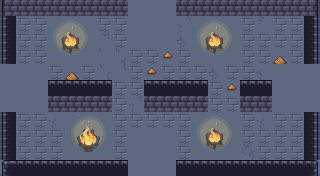

A level layout from a 2D game, rendered from its tile map. Below: a short description, then the map file with its tile-grid data intact:
An orthogonal 20x11 tile map with 16x16 px tiles, 6 tile layers (ground, dressing, decor, walls, ...), 5 tilesets and 12 objects (5x ENTRY, 5x ENEMY, 2x PROP).

<map version="1.10" tiledversion="1.10.2" orientation="orthogonal" renderorder="right-down" width="20" height="11" tilewidth="16" tileheight="16" infinite="0" nextlayerid="8" nextobjectid="13">
 <tileset firstgid="1" name="wall" tilewidth="16" tileheight="16" tilecount="493" columns="17">
  <image source="../../../gfx/tiles/cove/walls_floor.png" width="272" height="464" />
 </tileset>
 <tileset firstgid="494" name="cracks" tilewidth="16" tileheight="16" tilecount="120" columns="8">
  <image source="../../../gfx/tiles/cove/cracks_floor.png" width="128" height="240" />
 </tileset>
 <tileset firstgid="614" name="wallcracks" tilewidth="16" tileheight="16" tilecount="256" columns="8">
  <image source="../../../gfx/tiles/cove/cracks_walls.png" width="128" height="512" />
 </tileset>
 <tileset firstgid="870" name="objects" tilewidth="16" tileheight="16" tilecount="216" columns="24">
  <image source="../../../gfx/tiles/cove/objects.png" width="384" height="144" />
 </tileset>
 <tileset firstgid="1086" name="fire" tilewidth="16" tileheight="16" tilecount="198" columns="11">
  <image source="../../../gfx/tiles/cove/fire.png" width="176" height="288" />
  <tile id="0">
   <animation>
    <frame tileid="0" duration="150" />
    <frame tileid="33" duration="150" />
    <frame tileid="66" duration="150" />
    <frame tileid="99" duration="150" />
    <frame tileid="132" duration="150" />
    <frame tileid="165" duration="150" />
   </animation>
  </tile>
  <tile id="1">
   <animation>
    <frame tileid="1" duration="150" />
    <frame tileid="34" duration="150" />
    <frame tileid="67" duration="150" />
    <frame tileid="100" duration="150" />
    <frame tileid="133" duration="150" />
    <frame tileid="166" duration="150" />
   </animation>
  </tile>
  <tile id="2">
   <animation>
    <frame tileid="2" duration="150" />
    <frame tileid="35" duration="150" />
    <frame tileid="68" duration="150" />
    <frame tileid="101" duration="150" />
    <frame tileid="134" duration="150" />
    <frame tileid="167" duration="150" />
   </animation>
  </tile>
  <tile id="3">
   <animation>
    <frame tileid="3" duration="150" />
    <frame tileid="36" duration="150" />
    <frame tileid="69" duration="150" />
    <frame tileid="102" duration="150" />
    <frame tileid="135" duration="150" />
    <frame tileid="168" duration="150" />
   </animation>
  </tile>
  <tile id="4">
   <animation>
    <frame tileid="4" duration="150" />
    <frame tileid="37" duration="150" />
    <frame tileid="70" duration="150" />
    <frame tileid="103" duration="150" />
    <frame tileid="136" duration="150" />
    <frame tileid="169" duration="150" />
   </animation>
  </tile>
  <tile id="5">
   <animation>
    <frame tileid="5" duration="150" />
    <frame tileid="38" duration="150" />
    <frame tileid="71" duration="150" />
    <frame tileid="104" duration="150" />
    <frame tileid="137" duration="150" />
    <frame tileid="170" duration="150" />
   </animation>
  </tile>
  <tile id="6">
   <animation>
    <frame tileid="6" duration="150" />
    <frame tileid="39" duration="150" />
    <frame tileid="72" duration="150" />
    <frame tileid="105" duration="150" />
    <frame tileid="138" duration="150" />
    <frame tileid="171" duration="150" />
   </animation>
  </tile>
  <tile id="7">
   <animation>
    <frame tileid="7" duration="150" />
    <frame tileid="40" duration="150" />
    <frame tileid="73" duration="150" />
    <frame tileid="106" duration="150" />
    <frame tileid="139" duration="150" />
    <frame tileid="172" duration="150" />
   </animation>
  </tile>
  <tile id="8">
   <animation>
    <frame tileid="8" duration="150" />
    <frame tileid="41" duration="150" />
    <frame tileid="74" duration="150" />
    <frame tileid="107" duration="150" />
    <frame tileid="140" duration="150" />
    <frame tileid="173" duration="150" />
   </animation>
  </tile>
  <tile id="9">
   <animation>
    <frame tileid="9" duration="150" />
    <frame tileid="42" duration="150" />
    <frame tileid="75" duration="150" />
    <frame tileid="108" duration="150" />
    <frame tileid="141" duration="150" />
    <frame tileid="174" duration="150" />
   </animation>
  </tile>
  <tile id="10">
   <animation>
    <frame tileid="10" duration="150" />
    <frame tileid="43" duration="150" />
    <frame tileid="76" duration="150" />
    <frame tileid="109" duration="150" />
    <frame tileid="142" duration="150" />
    <frame tileid="175" duration="150" />
   </animation>
  </tile>
  <tile id="11">
   <animation>
    <frame tileid="11" duration="150" />
    <frame tileid="44" duration="150" />
    <frame tileid="77" duration="150" />
    <frame tileid="110" duration="150" />
    <frame tileid="143" duration="150" />
    <frame tileid="176" duration="150" />
   </animation>
  </tile>
  <tile id="12">
   <animation>
    <frame tileid="12" duration="150" />
    <frame tileid="45" duration="150" />
    <frame tileid="78" duration="150" />
    <frame tileid="111" duration="150" />
    <frame tileid="144" duration="150" />
    <frame tileid="177" duration="150" />
   </animation>
  </tile>
  <tile id="13">
   <animation>
    <frame tileid="13" duration="150" />
    <frame tileid="46" duration="150" />
    <frame tileid="79" duration="150" />
    <frame tileid="112" duration="150" />
    <frame tileid="145" duration="150" />
    <frame tileid="178" duration="150" />
   </animation>
  </tile>
  <tile id="14">
   <animation>
    <frame tileid="14" duration="150" />
    <frame tileid="47" duration="150" />
    <frame tileid="80" duration="150" />
    <frame tileid="113" duration="150" />
    <frame tileid="146" duration="150" />
    <frame tileid="179" duration="150" />
   </animation>
  </tile>
  <tile id="15">
   <animation>
    <frame tileid="15" duration="150" />
    <frame tileid="48" duration="150" />
    <frame tileid="81" duration="150" />
    <frame tileid="114" duration="150" />
    <frame tileid="147" duration="150" />
    <frame tileid="180" duration="150" />
   </animation>
  </tile>
  <tile id="16">
   <animation>
    <frame tileid="16" duration="150" />
    <frame tileid="49" duration="150" />
    <frame tileid="82" duration="150" />
    <frame tileid="115" duration="150" />
    <frame tileid="148" duration="150" />
    <frame tileid="181" duration="150" />
   </animation>
  </tile>
  <tile id="17">
   <animation>
    <frame tileid="17" duration="150" />
    <frame tileid="50" duration="150" />
    <frame tileid="83" duration="150" />
    <frame tileid="116" duration="150" />
    <frame tileid="149" duration="150" />
    <frame tileid="182" duration="150" />
   </animation>
  </tile>
  <tile id="18">
   <animation>
    <frame tileid="18" duration="150" />
    <frame tileid="51" duration="150" />
    <frame tileid="84" duration="150" />
    <frame tileid="117" duration="150" />
    <frame tileid="150" duration="150" />
    <frame tileid="183" duration="150" />
   </animation>
  </tile>
  <tile id="19">
   <animation>
    <frame tileid="19" duration="150" />
    <frame tileid="52" duration="150" />
    <frame tileid="85" duration="150" />
    <frame tileid="118" duration="150" />
    <frame tileid="151" duration="150" />
    <frame tileid="184" duration="150" />
   </animation>
  </tile>
  <tile id="20">
   <animation>
    <frame tileid="20" duration="150" />
    <frame tileid="53" duration="150" />
    <frame tileid="86" duration="150" />
    <frame tileid="119" duration="150" />
    <frame tileid="152" duration="150" />
    <frame tileid="185" duration="150" />
   </animation>
  </tile>
  <tile id="21">
   <animation>
    <frame tileid="21" duration="150" />
    <frame tileid="54" duration="150" />
    <frame tileid="87" duration="150" />
    <frame tileid="120" duration="150" />
    <frame tileid="153" duration="150" />
    <frame tileid="186" duration="150" />
   </animation>
  </tile>
  <tile id="22">
   <animation>
    <frame tileid="22" duration="150" />
    <frame tileid="55" duration="150" />
    <frame tileid="88" duration="150" />
    <frame tileid="121" duration="150" />
    <frame tileid="154" duration="150" />
    <frame tileid="187" duration="150" />
   </animation>
  </tile>
  <tile id="23">
   <animation>
    <frame tileid="23" duration="150" />
    <frame tileid="56" duration="150" />
    <frame tileid="89" duration="150" />
    <frame tileid="122" duration="150" />
    <frame tileid="155" duration="150" />
    <frame tileid="188" duration="150" />
   </animation>
  </tile>
  <tile id="24">
   <animation>
    <frame tileid="24" duration="150" />
    <frame tileid="57" duration="150" />
    <frame tileid="90" duration="150" />
    <frame tileid="123" duration="150" />
    <frame tileid="156" duration="150" />
    <frame tileid="189" duration="150" />
   </animation>
  </tile>
  <tile id="25">
   <animation>
    <frame tileid="25" duration="150" />
    <frame tileid="58" duration="150" />
    <frame tileid="91" duration="150" />
    <frame tileid="124" duration="150" />
    <frame tileid="157" duration="150" />
    <frame tileid="190" duration="150" />
   </animation>
  </tile>
  <tile id="26">
   <animation>
    <frame tileid="26" duration="150" />
    <frame tileid="59" duration="150" />
    <frame tileid="92" duration="150" />
    <frame tileid="125" duration="150" />
    <frame tileid="158" duration="150" />
    <frame tileid="191" duration="150" />
   </animation>
  </tile>
  <tile id="27">
   <animation>
    <frame tileid="27" duration="150" />
    <frame tileid="60" duration="150" />
    <frame tileid="93" duration="150" />
    <frame tileid="126" duration="150" />
    <frame tileid="159" duration="150" />
    <frame tileid="192" duration="150" />
   </animation>
  </tile>
  <tile id="28">
   <animation>
    <frame tileid="28" duration="150" />
    <frame tileid="61" duration="150" />
    <frame tileid="94" duration="150" />
    <frame tileid="127" duration="150" />
    <frame tileid="160" duration="150" />
    <frame tileid="193" duration="150" />
   </animation>
  </tile>
  <tile id="29">
   <animation>
    <frame tileid="29" duration="150" />
    <frame tileid="62" duration="150" />
    <frame tileid="95" duration="150" />
    <frame tileid="128" duration="150" />
    <frame tileid="161" duration="150" />
    <frame tileid="194" duration="150" />
   </animation>
  </tile>
  <tile id="30">
   <animation>
    <frame tileid="30" duration="150" />
    <frame tileid="63" duration="150" />
    <frame tileid="96" duration="150" />
    <frame tileid="129" duration="150" />
    <frame tileid="162" duration="150" />
    <frame tileid="195" duration="150" />
   </animation>
  </tile>
  <tile id="31">
   <animation>
    <frame tileid="31" duration="150" />
    <frame tileid="64" duration="150" />
    <frame tileid="97" duration="150" />
    <frame tileid="130" duration="150" />
    <frame tileid="163" duration="150" />
    <frame tileid="196" duration="150" />
   </animation>
  </tile>
  <tile id="32">
   <animation>
    <frame tileid="32" duration="150" />
    <frame tileid="65" duration="150" />
    <frame tileid="98" duration="150" />
    <frame tileid="131" duration="150" />
    <frame tileid="164" duration="150" />
    <frame tileid="197" duration="150" />
   </animation>
  </tile>
 </tileset>
 <layer id="1" name="ground" width="20" height="11">
  <data encoding="csv">
251,251,251,251,251,251,251,251,251,251,251,251,251,251,251,251,251,251,251,251,
251,251,251,251,251,251,251,251,251,251,251,251,251,251,251,251,251,251,251,251,
251,251,251,251,251,251,251,251,251,251,251,251,251,251,251,251,251,251,251,251,
251,251,251,251,251,251,251,251,251,251,251,251,251,251,251,251,251,251,251,251,
251,251,251,251,251,251,251,251,251,251,251,251,251,251,251,251,251,251,251,251,
251,251,251,251,251,251,251,251,251,251,251,251,251,251,251,251,251,251,251,251,
251,251,251,251,251,251,251,251,251,251,251,251,251,251,251,251,251,251,251,251,
251,251,251,251,251,251,251,251,251,251,251,251,251,251,251,251,251,251,251,251,
251,251,251,251,251,251,251,251,251,251,251,251,251,251,251,251,251,251,251,251,
251,251,251,251,251,251,251,251,251,251,251,251,251,251,251,251,251,251,251,251,
251,251,251,251,251,251,251,251,251,251,251,251,251,251,251,251,251,251,251,251
</data>
 </layer>
 <layer id="2" name="dressing" width="20" height="11">
  <data encoding="csv">
0,0,0,644,0,0,0,0,0,0,0,0,0,621,620,0,0,0,0,0,
0,232,232,1094,1095,1096,232,232,0,0,0,613,1094,1095,1096,232,601,232,232,0,
0,232,232,1105,0,1107,598,232,0,0,0,593,1105,0,1107,232,232,232,232,0,
0,232,232,1116,1117,1118,605,606,232,232,1052,232,1116,1117,1118,232,232,910,232,0,
0,0,0,232,910,232,610,602,232,1052,232,232,232,593,232,232,595,0,0,0,
0,0,0,0,0,0,0,232,232,0,0,0,0,232,1052,0,0,0,0,0,
0,0,0,0,0,0,0,232,611,0,0,0,0,232,232,0,0,0,0,0,
0,232,232,591,1091,1092,1093,232,232,232,232,232,1094,1095,1096,232,591,232,232,0,
0,232,232,232,1102,0,1104,232,0,0,0,232,1105,0,1107,232,232,232,232,0,
0,232,232,232,1113,1114,1115,232,0,0,0,232,1116,1117,1118,608,232,232,232,0,
0,0,0,0,0,0,0,0,0,0,0,0,0,0,0,0,0,0,0,0
</data>
 </layer>
 <layer id="3" name="decor" width="20" height="11">
  <data encoding="csv">
0,0,0,0,0,0,0,0,0,0,0,0,0,0,0,0,0,0,0,0,
0,0,0,0,0,0,0,0,0,0,0,0,0,0,0,0,0,0,0,0,
0,0,0,0,0,0,0,0,0,0,0,0,0,0,0,0,0,0,0,0,
0,0,0,0,0,0,0,0,0,0,0,0,0,0,0,0,0,0,0,0,
0,0,0,0,0,0,0,0,0,0,0,0,0,0,0,0,0,0,0,0,
0,0,0,0,0,0,0,0,0,0,0,0,0,0,0,0,0,0,0,0,
0,0,0,0,0,0,0,0,0,0,0,0,0,0,0,0,0,0,0,0,
0,0,0,0,0,0,0,0,0,0,0,0,0,0,0,0,0,0,0,0,
0,0,0,0,0,0,0,0,0,0,0,0,0,0,0,0,0,0,0,0,
0,0,0,0,0,0,0,0,0,0,0,0,0,0,0,0,0,0,0,0,
0,0,0,0,0,0,0,0,0,0,0,0,0,0,0,0,0,0,0,0
</data>
 </layer>
 <layer id="4" name="walls" width="20" height="11">
  <data encoding="csv">
70,71,71,71,71,71,71,71,0,0,0,71,71,71,71,71,71,71,71,72,
36,0,0,0,0,0,0,0,0,0,0,0,0,0,0,0,0,0,0,38,
36,0,0,0,0,0,0,0,0,0,0,0,0,0,0,0,0,0,0,38,
36,0,0,0,0,0,0,0,0,0,0,0,0,0,0,0,0,0,0,38,
0,0,0,0,0,0,0,0,0,0,0,0,0,0,0,0,0,0,0,0,
0,0,0,0,0,0,0,0,0,0,0,0,0,0,0,0,0,0,0,0,
0,0,0,0,0,0,0,0,0,0,0,0,0,0,0,0,0,0,0,0,
36,0,0,0,0,0,0,0,0,0,0,0,0,0,0,0,0,0,0,38,
36,0,0,0,0,0,0,0,0,0,0,0,0,0,0,0,0,0,0,38,
36,0,0,0,0,0,0,0,0,0,0,0,0,0,0,0,0,0,0,38,
19,20,20,20,20,20,20,20,0,0,0,20,20,20,20,20,20,20,20,21
</data>
 </layer>
 <layer id="5" name="props" width="20" height="11">
  <data encoding="csv">
0,0,0,0,0,0,0,0,0,0,0,0,0,0,0,0,0,0,0,0,
0,0,0,0,0,0,0,0,0,0,0,0,0,0,0,0,0,0,0,0,
0,0,0,0,1106,0,0,0,0,0,0,0,0,1106,0,0,0,0,0,0,
0,0,0,0,0,0,0,0,0,0,0,0,0,0,0,0,0,0,0,0,
0,0,0,0,0,0,0,0,0,0,0,0,0,0,0,0,0,0,0,0,
0,0,0,20,20,20,20,0,0,20,20,20,20,0,0,20,20,0,0,0,
0,0,0,71,71,71,71,0,0,71,71,71,71,0,0,71,71,0,0,0,
0,0,0,0,0,0,0,0,0,0,0,0,0,0,0,0,0,0,0,0,
0,0,0,0,0,1103,0,0,0,0,0,0,0,1106,0,0,0,0,0,0,
0,0,0,0,0,0,0,0,0,0,0,0,0,0,0,0,0,0,0,0,
0,0,0,0,0,0,0,0,0,0,0,0,0,0,0,0,0,0,0,0
</data>
 </layer>
 <layer id="6" name="overhead" width="20" height="11">
  <data encoding="csv">
0,0,0,0,0,0,0,0,0,0,0,0,0,0,0,0,0,0,0,0,
0,0,0,0,0,0,0,0,0,0,0,0,0,0,0,0,0,0,0,0,
0,0,0,0,0,0,0,0,0,0,0,0,0,0,0,0,0,0,0,0,
0,0,0,0,0,0,0,0,0,0,0,0,0,0,0,0,0,0,0,0,
0,0,0,0,0,0,0,0,0,0,0,0,0,0,0,0,0,0,0,0,
0,0,0,0,0,0,0,0,0,0,0,0,0,0,0,0,0,0,0,0,
0,0,0,0,0,0,0,0,0,0,0,0,0,0,0,0,0,0,0,0,
0,0,0,0,0,0,0,0,0,0,0,0,0,0,0,0,0,0,0,0,
0,0,0,0,0,0,0,0,0,0,0,0,0,0,0,0,0,0,0,0,
0,0,0,0,0,0,0,0,0,0,0,0,0,0,0,0,0,0,0,0,
0,0,0,0,0,0,0,0,0,0,0,0,0,0,0,0,0,0,0,0
</data>
 </layer>
 <objectgroup id="7" name="spawns">
  <object id="1" name="UP" type="ENTRY" x="152" y="24" />
  <object id="2" name="DOWN" type="ENTRY" x="152" y="152" />
  <object id="3" name="LEFT" type="ENTRY" x="24" y="88" />
  <object id="4" name="RIGHT" type="ENTRY" x="296" y="88" />
  <object id="5" name="" type="ENTRY" x="168" y="72" />
  <object id="6" name="" type="ENEMY" x="152" y="56" />
  <object id="7" name="" type="ENEMY" x="152" y="120" />
  <object id="8" name="" type="ENEMY" x="72" y="120" />
  <object id="9" name="" type="ENEMY" x="72" y="56" />
  <object id="10" name="" type="ENEMY" x="248" y="120" />
  <object id="11" name="torch" type="PROP" x="56" y="168" />
  <object id="12" name="torch" type="PROP" x="264" y="168" />
 </objectgroup>
</map>
